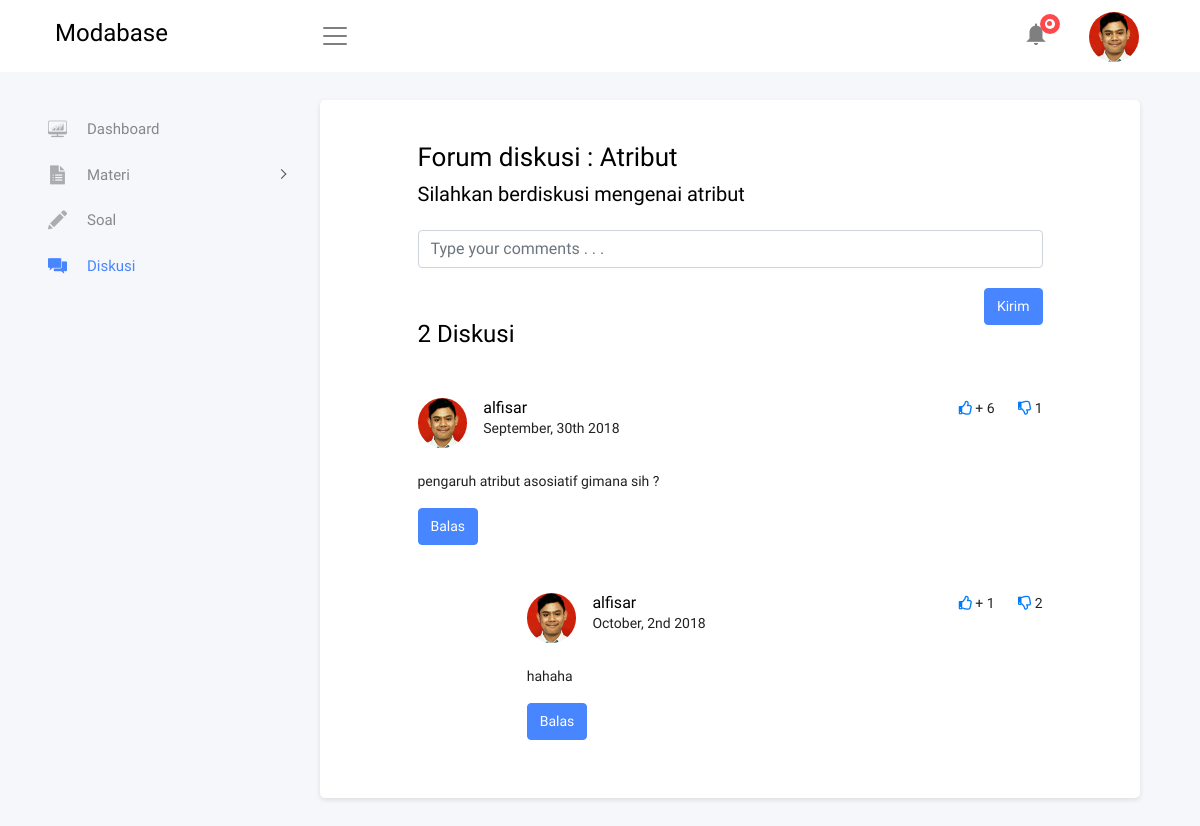
The page /diskusi.php (signed in) on the database as committed earlier.
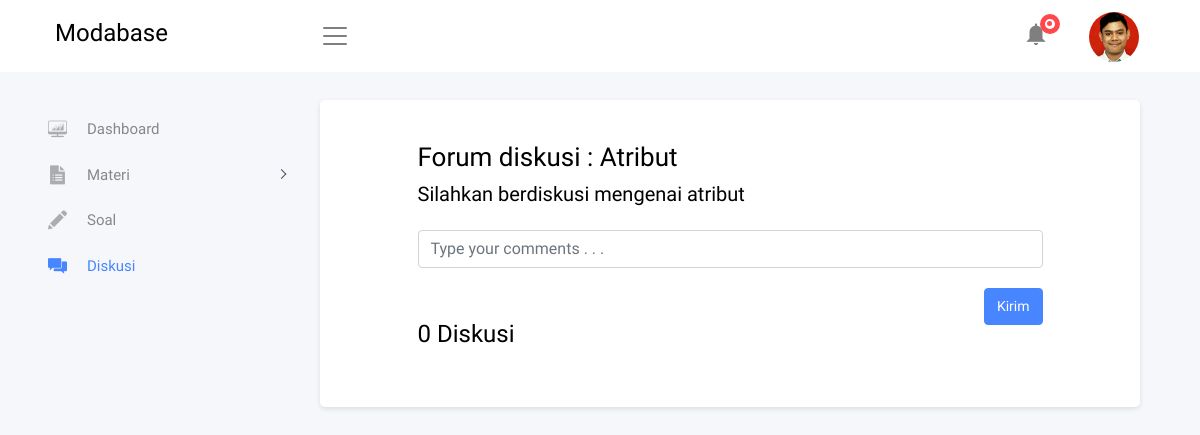
The same page on the database as committed later.
### tables this page shows
CREATE TABLE `akun` (
  `email` varchar(20) NOT NULL,
  `password` varchar(20) NOT NULL,
  `namad` varchar(20) NOT NULL,
  `namab` varchar(20) NOT NULL,
  `lokasi` varchar(20) NOT NULL,
  `tentang` varchar(100) NOT NULL,
  `foto` varchar(50) NOT NULL
);

CREATE TABLE `comment` (
  `email` varchar(20) NOT NULL,
  `materi` varchar(20) NOT NULL,
  `iduser` varchar(20) NOT NULL,
  `isicomment` varchar(100) NOT NULL
);

CREATE TABLE `notif` (
  `idnotif` varchar(20) NOT NULL,
  `email` varchar(20) NOT NULL,
  `iduser` varchar(20) NOT NULL,
  `idsuka` varchar(11) NOT NULL,
  `idtidak` varchar(20) NOT NULL,
  `materi` varchar(20) NOT NULL,
  `balasan` varchar(100) NOT NULL,
  `idreply` varchar(20) NOT NULL,
  `kepada` varchar(20) NOT NULL
);

### dataprofil.php (called while the page is built)
<?php
    include 'koneksi.php';
    $query = mysqli_query($conn,"SELECT * FROM `akun` WHERE `email` = '".$_SESSION['email']."'");
    $data = mysqli_fetch_array($query);
?>

### diskusi.php (the view, shortened to what this page needs)
<?php
      include 'dataprofil.php';
      include "koneksi.php";
?>
<!DOCTYPE html>
<html lang="en">
<head>
  <link href="plugins/vendors/bootstrap/css/bootstrap.min.css" rel="stylesheet">
  <link href="plugins/vendors/perfect-scrollbar/css/perfect-scrollbar.css" rel="stylesheet">
  <link href="plugins/vendors/morrisjs/morris.css" rel="stylesheet">
  <link href="plugins/vendors/c3-master/c3.min.css" rel="stylesheet">
  <link href="plugins/vendors/toast-master/css/jquery.toast.css" rel="stylesheet">
  <link href="assets/css/pages/tab-page.css" rel="stylesheet">
  <link href="assets/css/style.css" rel="stylesheet">
  <link href="assets/css/responsive.css" rel="stylesheet">
  <link href="plugins/vendors/bootstrap-checkbox/awesome-bootstrap-checkbox.css" rel="stylesheet" type="text/css">
  <link rel="stylesheet" href="https://use.fontawesome.com/releases/v5.5.0/css/all.css"
>
</head>
<body class="fix-header fix-sidebar card-no-border">
  <div id="main-wrapper">
    <header class="topbar">
      <div class="container">
        <nav class="navbar top-navbar navbar-expand-md navbar-light">
          <div class="navbar-header">
            <a class="navbar-brand" href="index-dashboard.php">
              <div>
                <h3>M<span>odabase</h3></span>
              </div>
            </a>
          </div>
          <div class="top-bar-main">
            <div class="float-left">
              <ul class="navbar-nav">
                <li class="nav-item "><a class="nav-link navbar-toggler navbar-top-on sidebartoggler waves-effect waves-dark float-right"
                    href="javascript:void(0)"><span class="navbar-toggler-icon"></span></a></li>
              </ul>
            </div>
            <div class="float-right pr-3">
              <ul class="navbar-nav my-lg-0 float-right">
                <li class="nav-item dropdown"> <a class="nav-link dropdown-toggle waves-effect waves-dark" href="#"
                    data-toggle="dropdown" aria-haspopup="true" aria-expanded="false"> <i class="mdi mdi-bell"></i>
                    <div class="notify"> <span class="heartbit"></span> <span class="point"></span> </div>
                  </a>
                </li>
                <?php
                  if($data['foto'] != ""){
                ?>
                <li class="nav-item dropdown u-pro"> <a class="nav-link dropdown-toggle waves-effect waves-dark profile-pic"
                    href="#" data-toggle="dropdown" aria-haspopup="true" aria-expanded="false"><img src="assets/imgs/users/<?php echo $data['foto']?>"
                      alt="user" class="" /></a>
                  <?php
                  }
                  else {
                ?>
                <li class="nav-item dropdown u-pro"> <a class="nav-link dropdown-toggle waves-effect waves-dark profile-pic"
                    href="#" data-toggle="dropdown" aria-haspopup="true" aria-expanded="false"><img src="assets/imgs/users/profile-img.jpg"
                      alt="user" class="" /></a>
                  <?php
                  }
                ?>
                </li>
              </ul>
            </div>
          </div>
        </nav>
      </div>
    </header>
    <div class="container">
      <aside class="left-sidebar">
        <div class="scroll-sidebar">
          <nav class="sidebar-nav">
            <ul id="sidebarnav">
              <li> <a class="waves-effect waves-dark" href="index-dashboard.php" aria-expanded="false"><i class="flaticon-desktop-computer-screen-with-rising-graph"></i><span
                    class="hide-menu">Dashboard</span></a>
              </li>
              <li> <a class="has-arrow waves-effect waves-dark" href="#" aria-expanded="false"><i class="flaticon-forms"></i><span
                    class="hide-menu">Materi</span></a>
              </li>
              <li><a href="index-soal.php"><i class="flaticon-pencil-edit-button"></i><span class="hide-menu">Soal</span></a></li>
              <li><a href="#" class="active"><i class="flaticon-speech"></i><span class="hide-menu">Diskusi</span></a></li>
            </ul>
          </nav>
        </div>
      </aside>
      <div class="page-wrapper" id="pengenalan">
        <div class="container-fluid">
          <div class="row">
            <div class="col-md-12">
              <div class="card">
                <div class="card-body">
                  <div class="row justify-content-center">
                    <div class="col-md-10">
                      <h2 class="weight-500 mt-2" id="atribut">Forum diskusi : Atribut</h2>
                      <h4 class="mb-4">Silahkan berdiskusi mengenai atribut </h4>
                        <div class="form-group">
                          <div class="form-group">
                            <form method="POST" action="submitcomment.php">
                            <input type="text" class="form-control" placeholder="Type your comments . . ." name="comment">
                            <button type="submit" style="float: right; margin-top: 20px; margin-bottom: 20px" class="btn btn-primary">Kirim</button>
                            </form>
                          </div>
                          <?php
                            $querysemua = mysqli_query($conn,"SELECT * FROM `comment`");
                            $hasilsemua =mysqli_num_rows($querysemua);
                          ?>
                          <h3 style="margin-top: 50px; margin-bottom: 20px;"><?php echo $hasilsemua ?> Diskusi</h3>
                          <?php
                            $query = mysqli_query($conn,"SELECT * FROM `comment` where isicomment != ''");
                            $hasil =mysqli_num_rows($query);
                            if ($hasil != 0) {
                              while ($data1 = mysqli_fetch_array($query)){
                                  $query2 = mysqli_query($conn,"SELECT * FROM `akun` WHERE `email` = '$data1[email]'");
                                  $data2 = mysqli_fetch_array($query2);
                          ?>
                          <div id="comment">
                            <div class="mainComment mt-5">
                                <div class="float-right">
                                  <a href="submitreply.php?uid=<?php echo $data1['iduser'];?>&emailT=<?php echo $data1['email']; ?>"><i class="far fa-thumbs-up"></i></a>
                                    <span>
                                       +
                                        <?php
                                            $user = $data1['iduser'];
                                            $queryreply3 = mysqli_query($conn,"SELECT * FROM `notif` where idsuka = '$user'");
                                            $hasilreply3 =mysqli_num_rows($queryreply3);
                                            echo $hasilreply3;
                                        ?>
                                    </span>
                                  <a href="submitreply.php?uidd=<?php echo $data1['iduser'];?>&emailT=<?php echo $data1['email']; ?>"><i style="margin-left: 20px" class="far fa-thumbs-down"></i></a>
                                  <span>
                                        <?php
                                            $user = $data1['iduser'];
                                            $queryreply3 = mysqli_query($conn,"SELECT * FROM `notif` where idtidak = '$user'");
                                            $hasilreply3 =mysqli_num_rows($queryreply3);
                                            echo $hasilreply3;
                                        ?>
                                  </span>
                                </div>
                                <div class="d-flex profile">
                                  <img id="profileImage" src="assets/imgs/users/<?php echo $data2['foto'] ?>" class="rounded-circle mr-3" width="auto" height="50vh">
                                  <div class="profile-identity">
                                    <h6 id="userImage" class="font-weight-bold mb-0"><?php echo $data2['namad'] ?></h6>
                                    <p id="dateComment" class="font-14">September, 30th 2018</p>
                                  </div>
                                </div>
                                <p class="pt-3 pb-0" id="commentText"><?php echo $data1['isicomment'];?></p>
                                <a onclick="openReply(<?php echo  $_SESSION['idcomment']; ?>)"><button class="btn btn-primary" >Balas</button></a>
                              </div>
                             <?php
                                  $dataa=$data1['iduser'];
                                  $queryreply = mysqli_query($conn,"SELECT * FROM `notif` where iduser = '$dataa'");
                                  $hasilreply =mysqli_num_rows($queryreply);
                                  if ($hasilreply != 0){
                                    while ($datareply = mysqli_fetch_array($queryreply)){
                                    $queryreply2 = mysqli_query($conn,"SELECT * FROM `akun` WHERE `email` = '$datareply[email]'");
                                    $datareply2 = mysqli_fetch_array($queryreply2);
                              ?>
                              <div class="row justify-content-end">
                                  <div class="col-md-10 mt-5">
                                    <div id="commentReply">
                                      <div class="float-right">
                                        <a href="submitreply.php?uid=<?php echo $datareply['idreply']?>&emailT=<?php echo $datareply['email'];?>"><i class="far fa-thumbs-up"></i></a>
                                        <span>
                                            +
                                            <?php
                                                $reply = $datareply['idreply'];
                                                $queryreply3 = mysqli_query($conn,"SELECT * FROM `notif` where idsuka = '$reply'");
                                                $hasilreply3 =mysqli_num_rows($queryreply3);
                                                echo $hasilreply3;
                                            ?>
                                        </span>
                                        <a href="submitreply.php?uidd=<?php echo $datareply['idreply']?>&emailT=<?php echo $datareply['email']?>"><i style="margin-left: 20px" class="far fa-thumbs-down"></i></a>
                                        <span>
                                            <?php
                                                $reply = $datareply['idreply'];
                                                $queryreply3 = mysqli_query($conn,"SELECT * FROM `notif` where idtidak = '$reply'");
                                                $hasilreply3 =mysqli_num_rows($queryreply3);
                                                echo $hasilreply3;
                                            ?>
                                        </span>
                                      </div>
                                      <div class="d-flex profile">
                                        <img id="profileImage" src="assets/imgs/users/<?php echo $datareply2['foto']; ?>" class="rounded-circle mr-3" width="auto" height="50vh">
                                        <div class="profile-identity">
                                          <h6 id="userImage" class="font-weight-bold mb-0"><?php echo $datareply2['namad']; ?></h6>
                                          <p id="dateComment" class="font-14">October, 2nd 2018</p>
                                        </div>
                                      </div>
                                      <p class="pt-3 pb-0" id="commentText"><?php echo $datareply['balasan']; ?></p>
                                      <button class="btn btn-primary" onclick="">Balas</button>
                                      <div class="row">
                                        <div class="col-md-12">
                                        </div>
                                      </div>
                                    </div>
                                  </div>
                                </div>
                            <?php
                                            }
                                        }
                                    }
                                }
                            ?>
                          </div>
                        </div>
                    </div>
                  </div>
                </div>
              </div>
            </div>
          </div>
        </div>
      </div>
    </div>
  </div>
</body>
</html>

Rows that differ between the two databases and show on the page:
removed comment: hasilreply3 "6", hasilreply3 "1", akun.foto (picture), akun.namad "alfisar", isicomment "pengaruh atribut asosiatif gimana sih ?"
removed notif: hasilreply3 "1", hasilreply3 "2", akun.foto (picture), akun.namad "alfisar", balasan "hahaha"
Other text that changed with them:
$hasilsemua: "2" → "0"
